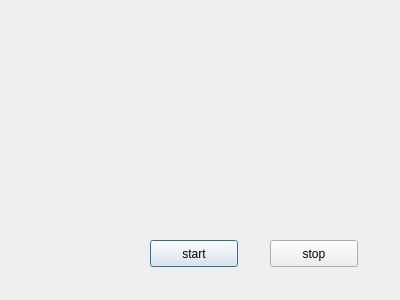
<?xml version="1.0" encoding="UTF-8"?>
<ui version="4.0">
 <class>CaptureScreenDialog</class>
 <widget class="QDialog" name="CaptureScreenDialog">
  <property name="geometry">
   <rect>
    <x>0</x>
    <y>0</y>
    <width>400</width>
    <height>300</height>
   </rect>
  </property>
  <property name="windowTitle">
   <string>Dialog</string>
  </property>
  <widget class="QPushButton" name="pushButton">
   <property name="geometry">
    <rect>
     <x>150</x>
     <y>240</y>
     <width>88</width>
     <height>27</height>
    </rect>
   </property>
   <property name="text">
    <string>start</string>
   </property>
  </widget>
  <widget class="QPushButton" name="pushButton_2">
   <property name="geometry">
    <rect>
     <x>270</x>
     <y>240</y>
     <width>88</width>
     <height>27</height>
    </rect>
   </property>
   <property name="text">
    <string>stop</string>
   </property>
  </widget>
 </widget>
 <resources/>
 <connections/>
</ui>
